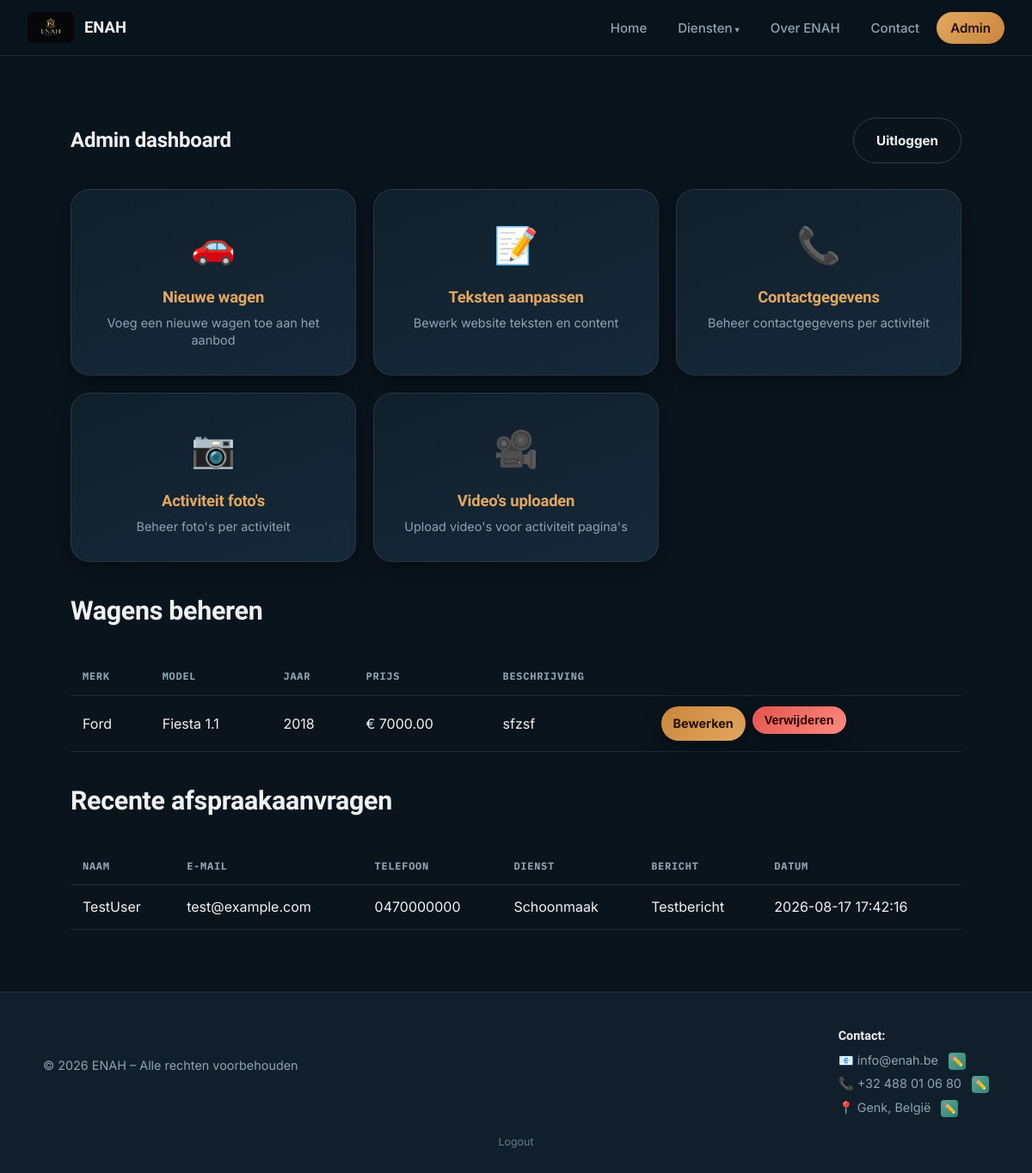
Screenshot of /admin/dashboard (signed in) with the database file from the repository.
### tables this page shows
CREATE TABLE autos (
            id INTEGER PRIMARY KEY AUTOINCREMENT,
            merk TEXT NOT NULL,
            model TEXT NOT NULL,
            jaar INTEGER NOT NULL,
            prijs REAL NOT NULL,
            beschrijving TEXT,
            extra_info TEXT,
            datum_aangemaakt TEXT NOT NULL
        );

CREATE TABLE afspraken (
            id INTEGER PRIMARY KEY AUTOINCREMENT,
            naam TEXT NOT NULL,
            email TEXT NOT NULL,
            telefoon TEXT,
            bericht TEXT,
            datum_aangemaakt TEXT NOT NULL
        , dienst TEXT);

CREATE TABLE site_content (
            id INTEGER PRIMARY KEY AUTOINCREMENT,
            content_key TEXT UNIQUE NOT NULL,
            content_value TEXT NOT NULL,
            updated_at TEXT NOT NULL
        );

### app.py (the view)
@app.route("/admin/dashboard")
@login_required
def admin_dashboard():
    db = get_db()
    autos = db.execute("SELECT * FROM autos ORDER BY datum_aangemaakt DESC").fetchall()
    afspraken = db.execute(
        "SELECT * FROM afspraken ORDER BY datum_aangemaakt DESC LIMIT 20"
    ).fetchall()
    return render_template(
        "admin/dashboard.html", active_page="admin", autos=autos, afspraken=afspraken
    )

### app.py (called while the page is built)
def get_db():
    if "db" not in g:
        g.db = sqlite3.connect(DATABASE)
        g.db.row_factory = sqlite3.Row
    return g.db

@login_manager.user_loader
def load_user(user_id):
    db = get_db()
    row = db.execute("SELECT id, username FROM admins WHERE id = ?", (user_id,)).fetchone()
    if row is None:
        return None
    return AdminUser(row["id"], row["username"])

@app.context_processor
def inject_content():
    db = get_db()
    content_rows = db.execute("SELECT content_key, content_value FROM site_content").fetchall()
    content_dict = {row["content_key"]: row["content_value"] for row in content_rows}
    return dict(site_content=content_dict)

### templates/admin/dashboard.html (shortened to what this page needs)
{% extends "base.html" %}
{% block content %}
<section class="container">
  <div class="admin-bar">
    <h1 style="margin:0;">Admin dashboard</h1>
    <a class="btn btn-secondary" href="{{ url_for('admin_logout') }}">Uitloggen</a>
  </div>
  <div class="admin-actions-grid">
    <a class="admin-action-card" href="{{ url_for('admin_auto_toevoegen') }}">
      <div class="admin-action-icon">🚗</div>
      <h3>Nieuwe wagen</h3>
      <p>Voeg een nieuwe wagen toe aan het aanbod</p>
    </a>
    <a class="admin-action-card" href="{{ url_for('admin_content') }}">
      <div class="admin-action-icon">📝</div>
      <h3>Teksten aanpassen</h3>
      <p>Bewerk website teksten en content</p>
    </a>
    <a class="admin-action-card" href="{{ url_for('admin_activity_contacts') }}">
      <div class="admin-action-icon">📞</div>
      <h3>Contactgegevens</h3>
      <p>Beheer contactgegevens per activiteit</p>
    </a>
    <a class="admin-action-card" href="{{ url_for('admin_activity_photos') }}">
      <div class="admin-action-icon">📷</div>
      <h3>Activiteit foto's</h3>
      <p>Beheer foto's per activiteit</p>
    </a>
    <a class="admin-action-card" href="{{ url_for('admin_video_upload') }}">
      <div class="admin-action-icon">🎥</div>
      <h3>Video's uploaden</h3>
      <p>Upload video's voor activiteit pagina's</p>
    </a>
  </div>
  <h2 class="section-title" style="text-align:left; margin-top:40px;">Wagens beheren</h2>
  <table class="admin-table">
    <thead>
      <tr>
        <th>Merk</th><th>Model</th><th>Jaar</th><th>Prijs</th><th>Beschrijving</th><th></th>
      </tr>
    </thead>
    <tbody>
      {% for auto in autos %}
      <tr>
        <td>{{ auto.merk }}</td>
        <td>{{ auto.model }}</td>
        <td>{{ auto.jaar }}</td>
        <td>&euro; {{ "%.2f"|format(auto.prijs) }}</td>
        <td>{{ auto.beschrijving }}</td>
        <td>
          <div style="display: flex; gap: 8px;">
            <a class="btn" href="{{ url_for('admin_auto_bewerken', auto_id=auto.id) }}" style="padding: 8px 14px; font-size: 0.9rem;">Bewerken</a>
            <form method="POST" action="{{ url_for('admin_auto_verwijderen', auto_id=auto.id) }}" onsubmit="return confirm('Deze wagen verwijderen?');" style="margin:0;">
              <button class="btn btn-danger" type="submit" style="padding: 8px 14px; font-size: 0.9rem;">Verwijderen</button>
            </form>
          </div>
        </td>
      </tr>
      {% else %}
      <tr><td colspan="6" style="color: var(--text-muted);">Nog geen wagens toegevoegd.</td></tr>
      {% endfor %}
    </tbody>
  </table>
  <h2 class="section-title" style="text-align:left; margin-top:40px;">Recente afspraakaanvragen</h2>
  <table class="admin-table">
    <thead>
      <tr><th>Naam</th><th>E-mail</th><th>Telefoon</th><th>Dienst</th><th>Bericht</th><th>Datum</th></tr>
    </thead>
    <tbody>
      {% for afspraak in afspraken %}
      <tr>
        <td>{{ afspraak.naam }}</td>
        <td>{{ afspraak.email }}</td>
        <td>{{ afspraak.telefoon }}</td>
        <td>{{ afspraak.dienst }}</td>
        <td>{{ afspraak.bericht }}</td>
        <td>{{ afspraak.datum_aangemaakt }}</td>
      </tr>
      {% else %}
      <tr><td colspan="6" style="color: var(--text-muted);">Nog geen afspraken.</td></tr>
      {% endfor %}
    </tbody>
  </table>
</section>
{% endblock %}

### templates/base.html (shortened to what this page needs)
<!DOCTYPE html>
<html lang="nl">
<head>
  <link rel="stylesheet" href="{{ url_for('static', filename='css/style.css') }}">
</head>
<body>
  <nav class="navbar">
    <a class="brand" href="{{ url_for('index') }}">
      {% if active_page == 'lukoil' %}
        <img src="{{ url_for('static', filename='images/lukoil_logo.png') }}" alt="Lukoil logo">
        <span>Lukoil Heusen-Zolder</span>
      {% elif active_page in ['auto_onderhoud', 'auto_verkoop'] %}
        <img src="{{ url_for('static', filename='images/sixtyseven_cars_logo.jpeg') }}" alt="SixtySeven Cars logo">
        <span>SixtySeven Cars</span>
      {% else %}
        <img src="{{ url_for('static', filename='images/enah_logo.jpeg') }}" alt="ENAH logo">
        <span>ENAH</span>
      {% endif %}
    </a>
    <ul class="nav-links">
      <li><a href="{{ url_for('index') }}" class="{{ 'active' if active_page == 'home' }}">Home</a></li>
      <li class="dropdown">
        <a href="#" class="{{ 'active' if active_page in ['lukoil','schoonmaak','transport','auto_onderhoud','auto_verkoop'] }}">Diensten</a>
      </li>
      <li><a href="{{ url_for('about') }}" class="{{ 'active' if active_page == 'about' }}">Over ENAH</a></li>
      <li><a href="{{ url_for('contact') }}" class="{{ 'active' if active_page == 'contact' }}">Contact</a></li>
      {% if current_user.is_authenticated %}
        <li><a href="{{ url_for('admin_dashboard') }}" class="{{ 'active' if active_page == 'admin' }}">Admin</a></li>
      {% endif %}
    </ul>
  </nav>
  {% block content %}{% endblock %}
  <footer>
    <div class="footer-content">
      <p>&copy; 2026 ENAH – Alle rechten voorbehouden</p>
      <div class="footer-contact">
        <p><strong>Contact:</strong></p>
        <p>📧 {{ site_content.get('contact_email', 'info@enah.be') }} {% if current_user.is_authenticated %}<a class="edit-btn-inline" href="{{ url_for('admin_content_bewerken', content_key='contact_email') }}" title="E-mail bewerken">✏️</a>{% endif %}</p>
        <p>📞 {{ site_content.get('contact_phone', '+32 4 00 00 00') }} {% if current_user.is_authenticated %}<a class="edit-btn-inline" href="{{ url_for('admin_content_bewerken', content_key='contact_phone') }}" title="Telefoon bewerken">✏️</a>{% endif %}</p>
        <p>📍 {{ site_content.get('contact_location', 'Genk, België') }} {% if current_user.is_authenticated %}<a class="edit-btn-inline" href="{{ url_for('admin_content_bewerken', content_key='contact_location') }}" title="Locatie bewerken">✏️</a>{% endif %}</p>
      </div>
    </div>
    {% if not current_user.is_authenticated %}
      <a href="{{ url_for('admin_login') }}" class="admin-login-link">Admin login</a>
    {% else %}
      <a href="{{ url_for('admin_logout') }}" class="admin-login-link">Logout</a>
    {% endif %}
  </footer>
</body>
</html>

### rows the page displays
autos: merk "Ford", model "Fiesta 1.1", jaar "2018", prijs "7000.00", beschrijving "sfzsf"
afspraken: naam "TestUser", email "test@example.com", telefoon "0470000000", dienst "Schoonmaak", bericht "Testbericht", datum_aangemaakt "2026-08-17 17:42:16"
site_content: get "info@enah.be"
site_content: get "+32 488 01 06 80"
site_content: get "Genk, België"
